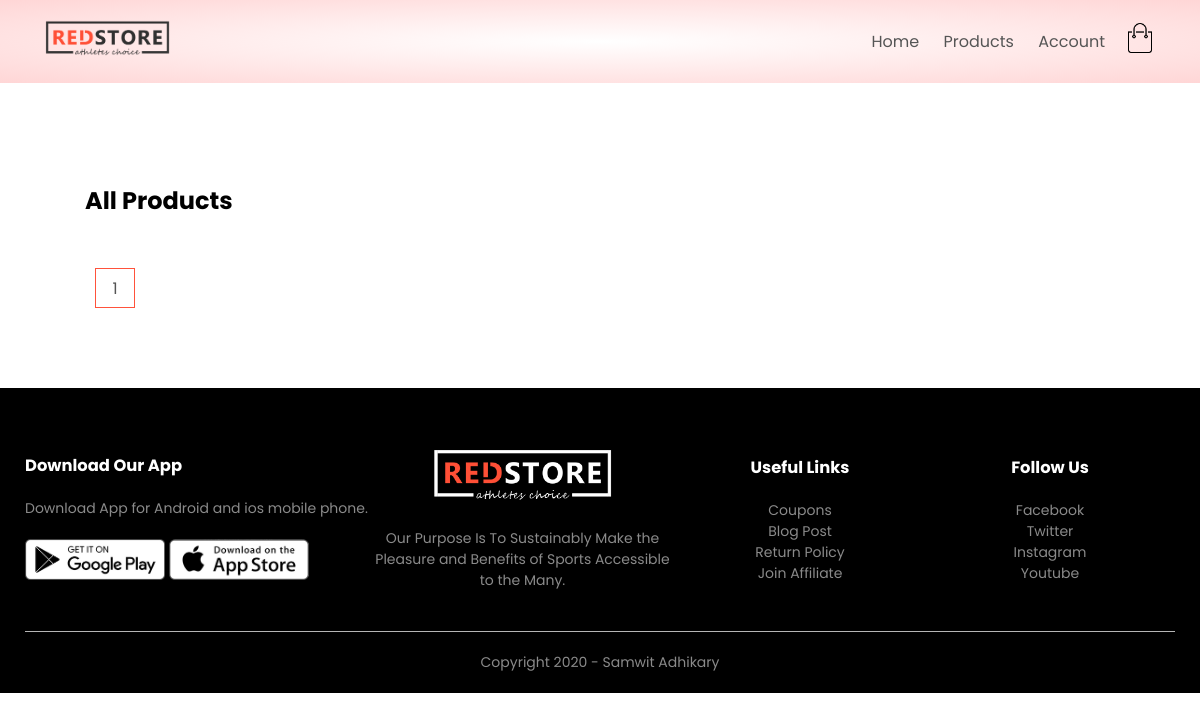
Before: /product_list with the older database file.
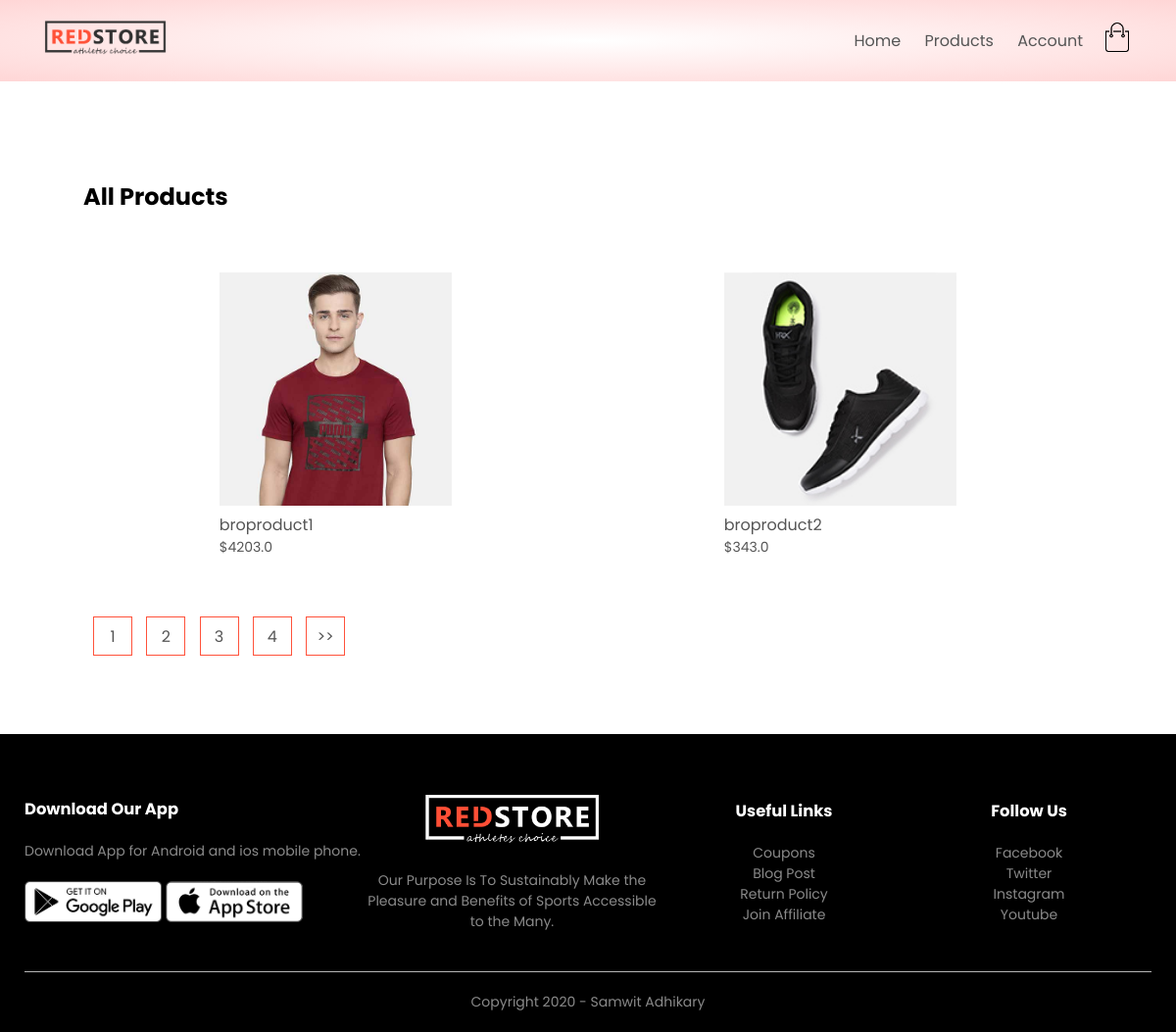
After: the same page with the newer database file.
### products/models.py (models this page shows, shortened)
class Product(models.Model):
    LIVE = 1
    DELETE = 0
    DELETE_CHOICES = ((LIVE,'Live'),(DELETE,'Delete'))
    title = models.CharField(max_length=200)
    price = models.FloatField()
    description = models.TextField()
    image = models.ImageField(upload_to='media/')
    priority = models.IntegerField(default=0)
    delete_status = models.IntegerField(choices=DELETE_CHOICES,default=LIVE)
    created_at = models.DateTimeField(auto_now_add=True)
    updated_at = models.DateTimeField(auto_now=True)

### products/views.py (the view)
# urls.py: path('product_list',views.list_products,name='list_product')
def list_products(request):
    page = 1
    if request.GET:
        page = request.GET.get('page',1)
    product_list = Product.objects.all()
    product_paginator = Paginator(product_list,2)
    product_list = product_paginator.get_page(page)
    context = {'products': product_list}
    return render(request,'products.html',context)

### products/templatetags/chunks.py (called while the page is built)
@register.filter(name='chunks')
def chunks(list_data,chunk_size):
    chunk = []
    i = 0
    for data in list_data:
        chunk.append(data)
        i = i+1
        if i==chunk_size:
            yield chunk
            i=0
            chunk = []
    if chunk:
        yield chunk

### templates/products.html (shortened to what this page needs)
{% extends 'blank_layout.html' %}
{% block content %}
{% include 'products_list.html' %}
{% endblock content %}

### templates/blank_layout.html (shortened to what this page needs)
{% load static %}
<!DOCTYPE html>
<html lang="en">
<head>
    <link rel="stylesheet" href="{% static 'css/style.css' %}">
    <link rel="stylesheet" href="https://stackpath.bootstrapcdn.com/font-awesome/4.7.0/css/font-awesome.min.css">
</head>
<body>
    <div class="header">
        <div class="container">
            {% include 'menu.html' %}
        </div>
    </div>
    {% block content %}
    {% endblock content %}
    <div class="footer">
        <div class="container">
            <div class="row">
                <div class="footer-col-1">
                    <h3>Download Our App</h3>
                    <p>Download App for Android and ios mobile phone.</p>
                    <div class="app-logo">
                        <img src="{% static 'images/play-store.png' %}">
                        <img src="{% static 'images/app-store.png' %}">
                    </div>
                </div>
                <div class="footer-col-2">
                    <img src="{% static 'images/logo-white.png' %}">
                    <p>Our Purpose Is To Sustainably Make the Pleasure and Benefits of Sports Accessible to the Many.
                    </p>
                </div>
                <div class="footer-col-3">
                    <h3>Useful Links</h3>
                    <ul>
                        <li>Coupons</li>
                        <li>Blog Post</li>
                        <li>Return Policy</li>
                        <li>Join Affiliate</li>
                    </ul>
                </div>
                <div class="footer-col-4">
                    <h3>Follow Us</h3>
                    <ul>
                        <li>Facebook</li>
                        <li>Twitter</li>
                        <li>Instagram</li>
                        <li>Youtube</li>
                    </ul>
                </div>
            </div>
            <hr>
            <p class="copyright">Copyright 2020 - Samwit Adhikary</p>
        </div>
    </div>
</body>
</html>

### templates/menu.html (shortened to what this page needs)
{% load static %}
<div class="navbar">
                <div class="logo">
                    <a href="index.html"><img src="{% static 'images/logo.png' %}" alt="logo" width="125px"></a>
                </div>
                <nav>
                    <ul id="MenuItems">
                        <li><a href="{% url 'home' %}">Home</a></li>
                        <li><a href="{% url 'list_product' %}">Products</a></li>
                        <li><a href="{% url 'account' %}">Account</a></li>
                    </ul>
                </nav>
                <a href="{% url 'cart' %}"><img src="{% static 'images/cart.png' %}" width="30px" height="30px"></a>
            </div>

### templates/products_list.html (shortened to what this page needs)
{%load static %}
{% load chunks %}
<div class="small-container">
        <div class="row row-2">
            <h2>All Products</h2>
        </div>
        {% for product_chunks in products|chunks:4 %}
        <div class="row">
            {% for product in product_chunks  %}
            <div class="col-4">
                <a href="{% url 'detail_product' %}"><img src="{{ product.image.url }}"></a>
                <h4>{{ product.title }}</h4>
                <p>${{product.price}}</p>
            </div>
            {% endfor %}
        </div>
        {% endfor %}
        <div class="page-btn">
            {% for i in products.paginator.page_range %}
            <a href="?page={{i}}"><span>{{i}}</span></a>
            {% endfor %}
            {% if products.has_next %}
            <a href="?page={{ products.next_page_number }}"><span>>></span></a>
            {% endif %}
        </div>
    </div>

### static/css/style.css (style rules this page uses)
* { margin: 0; padding: 0; box-sizing: border-box; }
body { font-family: 'Poppins', sans-serif; }
.navbar { display: flex; align-items: center; padding: 20px; }
nav { flex: 1; text-align: right; }
nav ul { display: inline-block; list-style-type: none; }
nav ul li { display: inline-block; margin-right: 20px; }
a { text-decoration: none; color: #555; }
p { color: #555; }
.container { max-width: 1300px; margin: auto; padding-left: 25px; padding-right: 25px; }
.row { display: flex; align-items: center; flex-wrap: wrap; justify-content: space-around; }
.header { background: radial-gradient(#fff,#ffd6d6); }
.small-container { max-width: 1080px; margin: auto; padding-left: 25px; padding-right: 25px; }
.col-4 { flex-basis: 25%; padding: 10px; min-width: 200px; margin-bottom: 50px; transition: transform 0.5s; }
.col-4 img { width: 100%; }
h4 { color: #555; font-weight: normal; }
.col-4 p { font-size: 14px; }
.footer { background: black; color: #8a8a8a; font-size: 14px; padding: 60px 0 20px; }
.footer p { color: #8a8a8a; }
.footer h3 { color: #fff; margin-bottom: 20px; }
.footer-col-1, .footer-col-2, .footer-col-3, .footer-col-4 { min-width: 250px; margin-bottom: 20px; }
.footer-col-1 { flex-basis: 30%; }
.footer-col-2 { flex: 1; text-align: center; }
.footer-col-2 img { width: 180px; margin-bottom: 20px; }
.footer-col-3, .footer-col-4 { flex-basis: 12%; text-align: center; }
ul { list-style-type: none; }
.app-logo { margin-top: 20px; }
.app-logo img { width: 140px; }
.footer hr { border: none; background: #b5b5b5; height: 1px; margin: 20px 0; }
.copyright { text-align: center; }
.row-2 { justify-content: space-between; margin: 100px auto 50px; }
.page-btn { margin: 0 auto 80px; }
.page-btn span { display: inline-block; border: 1px solid #ff523b; margin-left: 10px; width: 40px; height: 40px; text-align: center; line-height: 40px; cursor: pointer; }

Changed rows visible on the page:
added Product: image (picture), title "broproduct1", price "4203.0"
added Product: image (picture), title "broproduct2", price "343.0"
Other visible differences:
new list line: "2"
new list line: "3"
new list line: "4"
